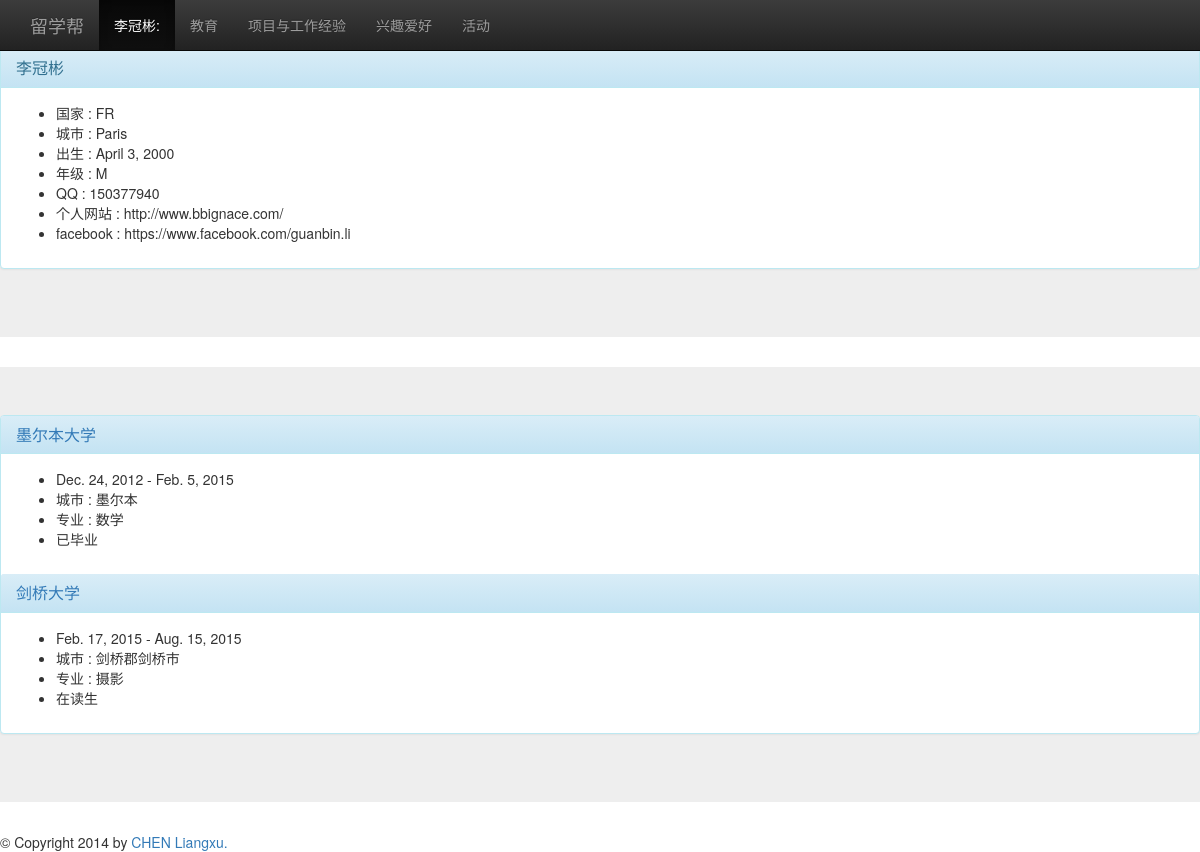
/student/4/, run on the app's committed database.
### student/models.py (models this page shows, shortened)
class Student(models.Model):
    user= models.OneToOneField(User)
    name_cn = models.CharField(max_length=30, default='')
    telephone_protable = models.CharField(max_length=16)
    adress = models.CharField(max_length=200, null=True)
    country = models.CharField(max_length=2,
                               choices=constant.COUNTRY_CHOICES,
                               null=True)
    city = models.CharField(max_length=50, null=True)
    code_postal = models.CharField(max_length=10, null=True)
    gender = models. BooleanField(choices=constant.GENDER, default=True)
    date_naissance = models.DateField(null=True)
    year_in_school = models.CharField(max_length=3,
                                      choices=constant.YEAR_IN_SCHOOL_CHOICES,
                                      default=constant.FRESHMAN)
    qq_link = models.CharField(max_length=30, null=True)
    site = models.URLField(null=True)
    facebook_link = models.URLField(null=True)

class Situation_school(models.Model):
    date_end = models.DateField(null=True)
    date_start = models.DateField()
    specialty = models.ForeignKey('Specialty')
    school = models.ForeignKey('School')
    student = models.ForeignKey('Student')
    is_end = models.BooleanField(default=True)
    is_pub = models.BooleanField(default=True)

class School(models.Model):
    name_local = models.CharField(max_length=200, null=True)
    name_cn = models.CharField(max_length=200)
    adress = models.CharField(max_length=200, null=True)
    country = models.CharField(max_length=2,
                               choices=constant.COUNTRY_CHOICES,
                               null=True)
    city = models.CharField(max_length=50, null=True)
    code_postal = models.CharField(max_length=10, null=True)
    site = models.CharField(max_length=200, null=True)
    is_active = models.BooleanField(default=False)
    detail = models.TextField()

class Specialty(models.Model):
    name_local = models.CharField(max_length=200)
    name_cn = models.CharField(max_length=200)
    detail = models.TextField()
    specialty_type = models.CharField(max_length=2,
                               choices=constant.SPECIALTY_TYPE_CHOICES,
                               null=True)

### student/views.py (the view)
# urls.py: url(r'^student/(?P<student_id>\d+)/$', 'student.views.student_detail', name='student_detail'),
def student_detail(request, student_id):
    content = {}
    student = get_object_or_404(Student, pk=student_id)
    if student:
        content['student'] = student
        situations = Situation_school.objects.filter(student=student_id)
        if situations:
            content['situations'] = situations
    return render(request, 'student_detail.html', content)

### student/templates/student_detail.html (shortened to what this page needs)
{% extends "base.html" %}
{% block nav %}
<div class="navbar-collapse collapse">
    <ul class="nav navbar-nav">
        <li class="active"><a href="#introduction">{{student.name_cn}}:</a></li>
        <li><a href="#education">教育</a></li>
        <li><a href="#experience">项目与工作经验</a></li>
        <li><a href="#hobby">兴趣爱好</a></li>
        <li><a href="#activity">活动</a></li>
    </ul>
</div>
{% endblock %}
{% block content %}
<div class="jumbotron" id="introduction">
	<div class="panel panel-info">
    <div class="panel-heading">
      <h3 class="panel-title">{{student.name_cn}}</h3>
    </div>
		<div class="panel-body">
		<ul>
			<li>国家 : {{student.country}}</li>
			<li>城市 : {{student.city}}</li>
			<li>出生 : {{student.date_naissance}}</li>
			<li>年级 : {{student.year_in_school}}</li>
			<li>QQ : {{student.qq_link}}</li>
			<li>个人网站 : {{student.site}}</li>
			<li>facebook : {{student.facebook_link}}</li>
		</ul>
		</div>
    </div>
</div>
{% if situations %}
<div class="jumbotron" id="education">
	<div class="panel panel-info">
		{% for situation in situations %}
      		<div class="panel-heading">
       			<a href="{% url 'school_detail' situation.school.id %}"><h3 class="panel-title">{{situation.school.name_cn}}</h3></a>
      		</div>
			<div class="panel-body">
				<ul>
					<li>{{situation.date_start}} - {{situation.date_end}}</li>
					<li>城市 : {{situation.school.city}}</li>
					<li>专业 : {{situation.specialty.name_cn}}</li>
					{% if situation.is_end %}
					<li>已毕业</li>
					{% else %}
					<li>在读生</li>
					{% endif %}
				</ul>
			</div>
     	{% endfor %}
    </div>
</div>
{% endif %}
{% endblock %}

### data on the page
Student: name_cn "李冠彬", country "FR", city "Paris", date_naissance "April 3, 2000", year_in_school "M", qq_link "150377940", site "http://www.bbignace.com/", facebook_link "https://www.facebook.com/guanbin.li"
Situation_school: school.name_cn "墨尔本大学", date_start "Dec. 24, 2012", date_end "Feb. 5, 2015", school.city "墨尔本", specialty.name_cn "数学", is_end "已毕业"
Situation_school: school.name_cn "剑桥大学", date_start "Feb. 17, 2015", date_end "Aug. 15, 2015", school.city "剑桥郡剑桥市", specialty.name_cn "摄影", is_end "在读生"
